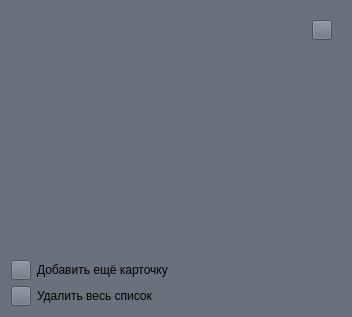
<?xml version="1.0" encoding="UTF-8"?>
<ui version="4.0">
 <class>listNedoRello</class>
 <widget class="QWidget" name="listNedoRello">
  <property name="geometry">
   <rect>
    <x>0</x>
    <y>0</y>
    <width>352</width>
    <height>317</height>
   </rect>
  </property>
  <property name="minimumSize">
   <size>
    <width>352</width>
    <height>317</height>
   </size>
  </property>
  <property name="maximumSize">
   <size>
    <width>352</width>
    <height>317</height>
   </size>
  </property>
  <property name="windowTitle">
   <string>Form</string>
  </property>
  <property name="styleSheet">
   <string notr="true">background-color: rgb(105, 113, 125);</string>
  </property>
  <layout class="QVBoxLayout" name="verticalLayout">
   <item>
    <widget class="QWidget" name="widget" native="true">
     <property name="minimumSize">
      <size>
       <width>330</width>
       <height>230</height>
      </size>
     </property>
     <layout class="QVBoxLayout" name="verticalLayout_2">
      <item>
       <layout class="QVBoxLayout" name="verticalLayoutForCards">
        <item>
         <layout class="QHBoxLayout" name="horizontalLayout_4">
          <item>
           <layout class="QHBoxLayout" name="horizontalLayout_3">
            <item>
             <spacer name="horizontalSpacer_3">
              <property name="orientation">
               <enum>Qt::Horizontal</enum>
              </property>
              <property name="sizeHint" stdset="0">
               <size>
                <width>40</width>
                <height>20</height>
               </size>
              </property>
             </spacer>
            </item>
            <item>
             <widget class="QLabel" name="labelTitle">
              <property name="text">
               <string/>
              </property>
             </widget>
            </item>
            <item>
             <spacer name="horizontalSpacer_4">
              <property name="orientation">
               <enum>Qt::Horizontal</enum>
              </property>
              <property name="sizeHint" stdset="0">
               <size>
                <width>40</width>
                <height>20</height>
               </size>
              </property>
             </spacer>
            </item>
           </layout>
          </item>
          <item>
           <widget class="QPushButton" name="pushButton">
            <property name="minimumSize">
             <size>
              <width>20</width>
              <height>20</height>
             </size>
            </property>
            <property name="maximumSize">
             <size>
              <width>20</width>
              <height>20</height>
             </size>
            </property>
            <property name="text">
             <string/>
            </property>
            <property name="icon">
             <iconset resource="../../../Assets/resources.qrc">
              <normaloff>:/edit.png</normaloff>:/edit.png</iconset>
            </property>
           </widget>
          </item>
         </layout>
        </item>
        <item>
         <spacer name="verticalSpacerForCards">
          <property name="orientation">
           <enum>Qt::Vertical</enum>
          </property>
          <property name="sizeHint" stdset="0">
           <size>
            <width>20</width>
            <height>40</height>
           </size>
          </property>
         </spacer>
        </item>
       </layout>
      </item>
     </layout>
    </widget>
   </item>
   <item>
    <spacer name="verticalSpacer">
     <property name="orientation">
      <enum>Qt::Vertical</enum>
     </property>
     <property name="sizeHint" stdset="0">
      <size>
       <width>20</width>
       <height>40</height>
      </size>
     </property>
    </spacer>
   </item>
   <item>
    <layout class="QHBoxLayout" name="horizontalLayout">
     <item>
      <widget class="QPushButton" name="buttonAddCard">
       <property name="minimumSize">
        <size>
         <width>20</width>
         <height>20</height>
        </size>
       </property>
       <property name="maximumSize">
        <size>
         <width>20</width>
         <height>20</height>
        </size>
       </property>
       <property name="text">
        <string/>
       </property>
       <property name="icon">
        <iconset resource="../../../Assets/resources.qrc">
         <normaloff>:/add.png</normaloff>:/add.png</iconset>
       </property>
      </widget>
     </item>
     <item>
      <widget class="QLabel" name="label">
       <property name="text">
        <string>Добавить ещё карточку</string>
       </property>
      </widget>
     </item>
     <item>
      <spacer name="horizontalSpacer">
       <property name="orientation">
        <enum>Qt::Horizontal</enum>
       </property>
       <property name="sizeHint" stdset="0">
        <size>
         <width>40</width>
         <height>20</height>
        </size>
       </property>
      </spacer>
     </item>
    </layout>
   </item>
   <item>
    <layout class="QHBoxLayout" name="horizontalLayout_2">
     <item>
      <widget class="QPushButton" name="buttonRemoveList">
       <property name="minimumSize">
        <size>
         <width>20</width>
         <height>20</height>
        </size>
       </property>
       <property name="maximumSize">
        <size>
         <width>20</width>
         <height>20</height>
        </size>
       </property>
       <property name="text">
        <string/>
       </property>
       <property name="icon">
        <iconset resource="../../../Assets/resources.qrc">
         <normaloff>:/remove.png</normaloff>:/remove.png</iconset>
       </property>
      </widget>
     </item>
     <item>
      <widget class="QLabel" name="label_2">
       <property name="minimumSize">
        <size>
         <width>164</width>
         <height>0</height>
        </size>
       </property>
       <property name="text">
        <string>Удалить весь список     </string>
       </property>
      </widget>
     </item>
     <item>
      <spacer name="horizontalSpacer_2">
       <property name="orientation">
        <enum>Qt::Horizontal</enum>
       </property>
       <property name="sizeHint" stdset="0">
        <size>
         <width>40</width>
         <height>20</height>
        </size>
       </property>
      </spacer>
     </item>
    </layout>
   </item>
  </layout>
 </widget>
 <resources>
  <include location="../../../Assets/resources.qrc"/>
 </resources>
 <connections/>
</ui>
